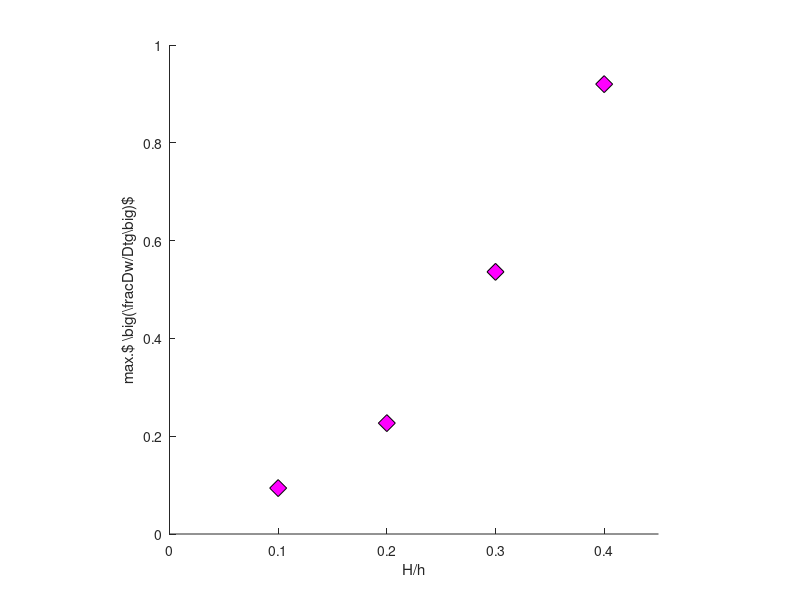

Source code (MATLAB): (Note: this script raises an error after producing the figure.)
%==========================================================================
% Wave heights vs. maximum accelerations
% Plot the distribution of accelerations for different wave heights
%==========================================================================
%%
clear; close all; clc
format long
letsz = 24; %Font Size
lw    = 1.5;%Line width
sz = 150;
%--------------------------------------------------------------------------
%Data
H = [0.1,0.2,0.3,0.4];
maxSingleAcc = [0.0939,0.226762,0.536108,0.919977]; 
coeff = polyfit(H',maxSingleAcc',1);
%Data log
Hlog = log10(H);
maxSingleAcclog = log10(maxSingleAcc);
coeffx = polyfit(Hlog,maxSingleAcclog,1);
%--------------------------------------------------------------------------
% Plots
fig1 = figure;
scatter(H,maxSingleAcc,sz,'filled','MarkerFaceColor','m','MarkerEdgeColor','k','Marker','d')
xlim([0 0.45])
ylim([0 1])
xlabel('H/h')
ylabel('max.$\rm \big(\frac{Dw/Dt}{g}\big)$')
axis square
ax1 = gca;
ax1.LineWidth = 1.5;
set(gca,'TickDir','out')
set(gca,'XMinorTick','on','YMinorTick','on','ZMinorTick','on')
set(gca, 'FontSize', letsz)
set(gcf,'color','w');
box on
%--------------------------------------------------------------------------
%Inset figure
axes('Position',[0.360416666666667,0.561151079136691,0.178645833333333,0.352517985611511])
box on
% linear plot
scatter(H,maxSingleAcc,sz,'filled','MarkerFaceColor','m','MarkerEdgeColor','k','Marker','d');
xlim([0 0.45]);
ylim([0 1]);
% power law fit
Hlog = log10(H);
maxSingleAcclog = log10(maxSingleAcc);
coeffs = polyfit(Hlog,maxSingleAcclog,1);
% log plot
loglog(H,maxSingleAcc,'LineStyle','none','LineWidth',0.5,'Marker','d','MarkerFaceColor','m','MarkerEdgeColor','k','MarkerSize',12)
hold on;
loglog([0.1:0.1:0.45],(10^coeffs(2))*(0.1:0.1:0.45).^coeffs(1),'--','Color',[0.6 0.6 0.6])
xlabel('H/h')
ylabel('max.$\rm \big(\frac{Dw/Dt}{g}\big)$')
axis square
ax1 = gca;
ax1.LineWidth = 1.5;
set(gca,'TickDir','out')
set(gca,'XMinorTick','on','YMinorTick','on','ZMinorTick','on')
set(gca, 'FontSize', letsz)
set(gcf,'color','w');
box on
